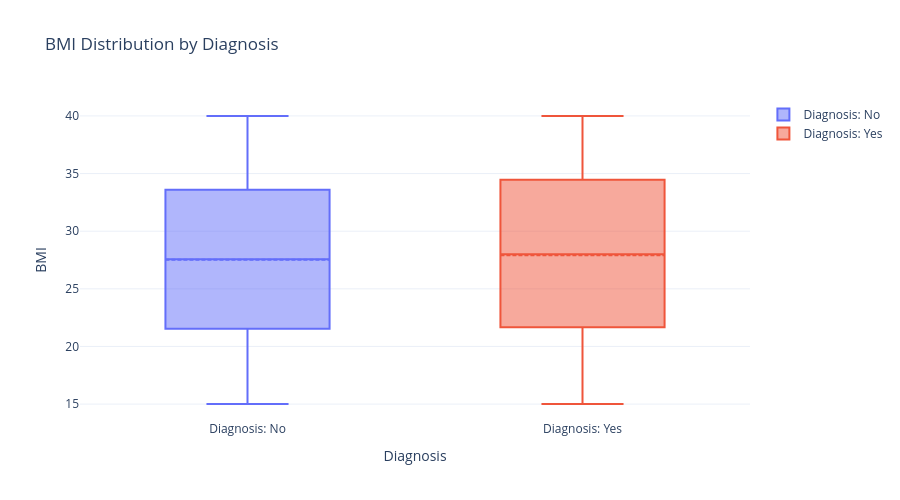
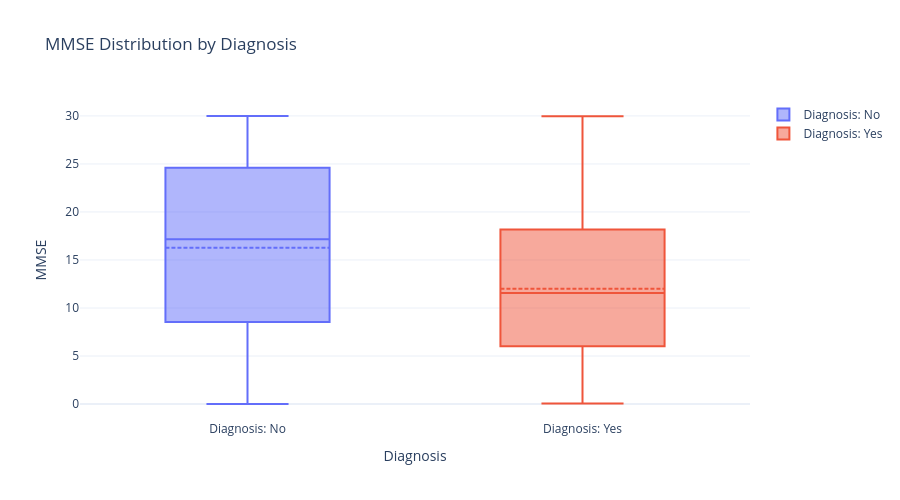
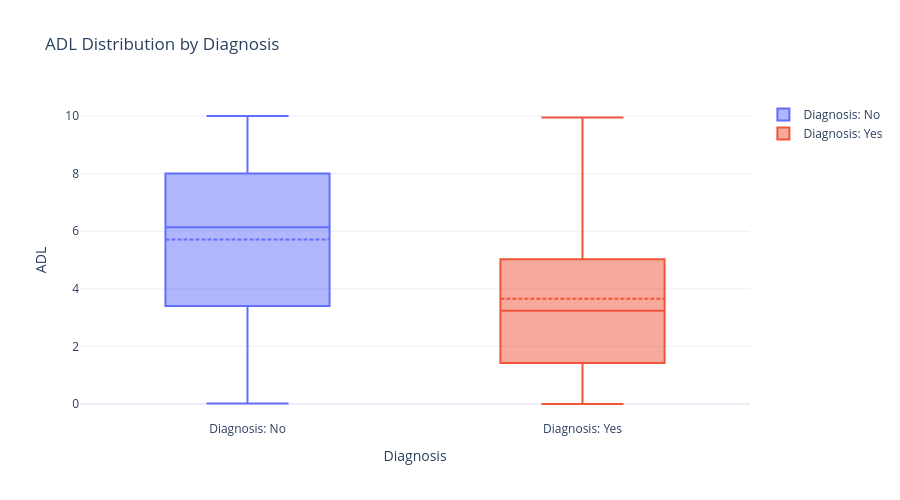
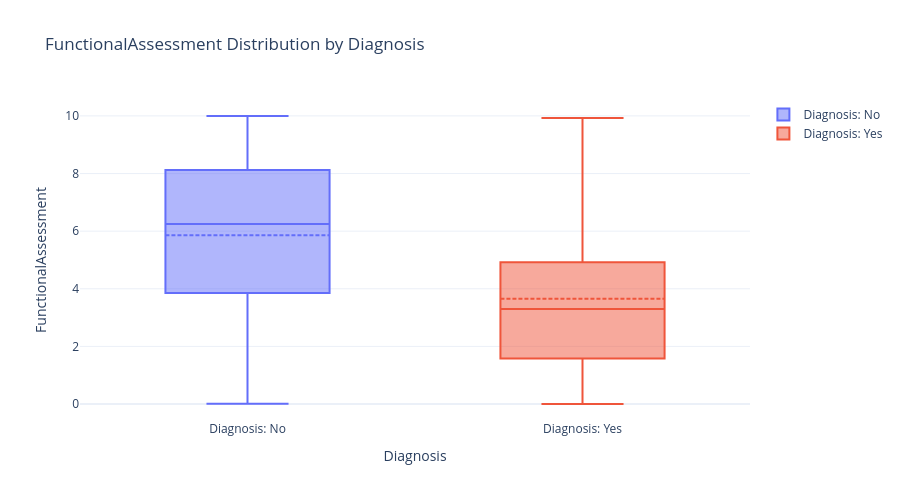

Here is the notebook cell these charts were saved with, in order:
### Code cell
plot_numeric_box(df, 'BMI')
plot_numeric_box(df, 'MMSE')
plot_numeric_box(df, 'ADL')
plot_numeric_box(df, 'FunctionalAssessment')

### Figure 1 — Plotly figure (JSON) as saved in the notebook; plotly's stock layout.template omitted (floating-point values rounded to 4 significant figures; data arrays with more than 128 entries replaced by an {"elided": "..."} marker saying what was removed)
{"data": [{"boxmean": true, "hovertemplate": "Diagnosis: No<br>Value: %{y}<extra></extra>", "name": "Diagnosis: No", "type": "box", "y": {"elided": "1389 float values"}}, {"boxmean": true, "hovertemplate": "Diagnosis: Yes<br>Value: %{y}<extra></extra>", "name": "Diagnosis: Yes", "type": "box", "y": {"elided": "760 float values"}}], "layout": {"height": 500, "title": {"text": "BMI Distribution by Diagnosis"}, "xaxis": {"title": {"text": "Diagnosis"}}, "yaxis": {"title": {"text": "BMI"}}}}

### Figure 2 — Plotly figure (JSON) as saved in the notebook; plotly's stock layout.template omitted (floating-point values rounded to 4 significant figures; data arrays with more than 128 entries replaced by an {"elided": "..."} marker saying what was removed)
{"data": [{"boxmean": true, "hovertemplate": "Diagnosis: No<br>Value: %{y}<extra></extra>", "name": "Diagnosis: No", "type": "box", "y": {"elided": "1389 float values"}}, {"boxmean": true, "hovertemplate": "Diagnosis: Yes<br>Value: %{y}<extra></extra>", "name": "Diagnosis: Yes", "type": "box", "y": {"elided": "760 float values"}}], "layout": {"height": 500, "title": {"text": "MMSE Distribution by Diagnosis"}, "xaxis": {"title": {"text": "Diagnosis"}}, "yaxis": {"title": {"text": "MMSE"}}}}

### Figure 3 — Plotly figure (JSON) as saved in the notebook; plotly's stock layout.template omitted (floating-point values rounded to 4 significant figures; data arrays with more than 128 entries replaced by an {"elided": "..."} marker saying what was removed)
{"data": [{"boxmean": true, "hovertemplate": "Diagnosis: No<br>Value: %{y}<extra></extra>", "name": "Diagnosis: No", "type": "box", "y": {"elided": "1389 float values"}}, {"boxmean": true, "hovertemplate": "Diagnosis: Yes<br>Value: %{y}<extra></extra>", "name": "Diagnosis: Yes", "type": "box", "y": {"elided": "760 float values"}}], "layout": {"height": 500, "title": {"text": "ADL Distribution by Diagnosis"}, "xaxis": {"title": {"text": "Diagnosis"}}, "yaxis": {"title": {"text": "ADL"}}}}

### Figure 4 — Plotly figure (JSON) as saved in the notebook; plotly's stock layout.template omitted (floating-point values rounded to 4 significant figures; data arrays with more than 128 entries replaced by an {"elided": "..."} marker saying what was removed)
{"data": [{"boxmean": true, "hovertemplate": "Diagnosis: No<br>Value: %{y}<extra></extra>", "name": "Diagnosis: No", "type": "box", "y": {"elided": "1389 float values"}}, {"boxmean": true, "hovertemplate": "Diagnosis: Yes<br>Value: %{y}<extra></extra>", "name": "Diagnosis: Yes", "type": "box", "y": {"elided": "760 float values"}}], "layout": {"height": 500, "title": {"text": "FunctionalAssessment Distribution by Diagnosis"}, "xaxis": {"title": {"text": "Diagnosis"}}, "yaxis": {"title": {"text": "FunctionalAssessment"}}}}
